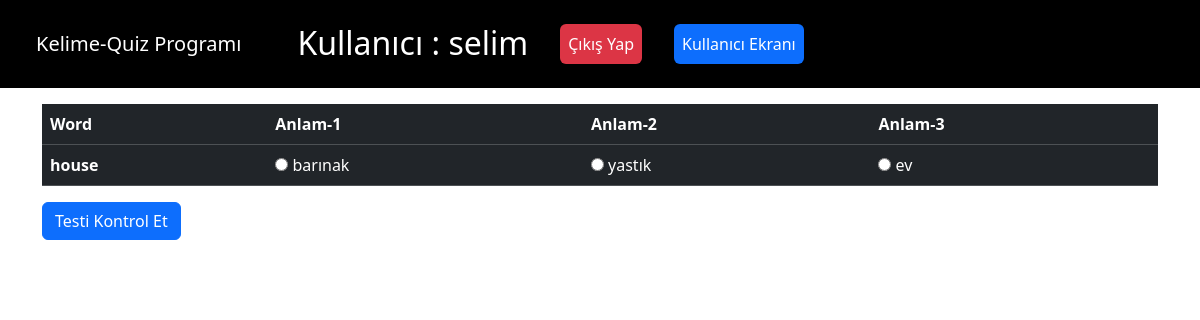
Screenshot of /wordPage/1/ (signed in) with the database file from the repository.
### wordDemo/models.py (models this page shows, shortened)
class Words(models.Model):
    word_id = models.AutoField(primary_key=True)
    word = models.CharField(max_length=63, blank=True, null=True)
    true_word = models.CharField(max_length=63, blank=True, null=True)
    false_word1 = models.CharField(max_length=63, blank=True, null=True)
    false_word2 = models.CharField(max_length=63, blank=True, null=True)
    class Meta:
        managed = True
        db_table = 'words'

### wordDemo/views.py (the view, shortened to what this page needs)
# urls.py: path('wordPage/<int:number_question>/',wordPage , name='wordPage'),
def wordPage(request,number_question = None):
    try:
        number_question = int(number_question)  # Parametreyi integera dönüştür
        if number_question <= 0:
            raise ValueError("Soru sayısı sıfır veya negatif olamaz.")
    except ValueError:
        raise Http404("Geçersiz soru sayısı.")
    if number_question is None:
        number_question = request.session.get('number_question',10)
    else:
        request.session['number_question'] = int(number_question)
    user_id = request.session.get('user_id')
    if not user_id:
        return redirect('loginPage')  # Kullanıcı kimliği yoksa yönlendirme
    if request.method == 'GET':
        bugun = datetime.date.today()
        correct_word_ids = CorrectAnswers.objects.filter(user_id=user_id).values_list('word_id', flat=True)
        correct_word_ids_today = CorrectAnswers.objects.filter(user_id = user_id , next_date=bugun).values_list('word_id', flat=True)
        print(type(correct_word_ids_today))
        kelimeler = Words.objects.exclude(word_id__in=correct_word_ids).order_by('?')
        if correct_word_ids_today:
            kelimeler_today = Words.objects.filter(word_id__in=correct_word_ids_today)
            kelimeler = (kelimeler | kelimeler_today).distinct()
        kelimeler = kelimeler[:number_question]
        for kelime in kelimeler:
            mixed_words = [kelime.true_word, kelime.false_word1, kelime.false_word2]
            random.shuffle(mixed_words)
            kelime.random_words = mixed_words  # Rastgele karıştırılmış kelimeler
        update_next_date_and_correct_count(user_id)
    else:
        kelimeler = request.session.get('kelimeler', [])
    context = {
        'kelimeler': kelimeler,
        'kelime_sayisi':number_question
    }
    return render(request, 'partials/main.html', context)  # Şablonu render edin

### templates/partials/main.html (shortened to what this page needs)
{% extends "home.html" %}
{% block content %}
{% if request.session.user_id %}
<form method="POST">
<main class="container">
    {% if kelimeler %}
        <table class="table table-hover table-dark">
            <thead>
            <tr>
                <th scope="col">Word</th>
                <th scope="col">Anlam-1</th>
                <th scope="col">Anlam-2</th>
                <th scope="col">Anlam-3</th>
            </tr>
            </thead>
            <tbody>
                {% for kelime in kelimeler %}
                <tr>
                    <th scope="row">{{ kelime.word }}</th>
                    {% for word in kelime.random_words %}
                    <td>
                        <input type="radio" name="kelime_{{ kelime.word_id }}" value="{{ word }}">
                        {{ word }}
                    </td>
                    {% endfor %}
                </tr>
                {% endfor %}
            </tbody>
        </table>
        <button type='submit' class="btn btn-primary">Testi Kontrol Et</button>
    {% endif %}
</form>
    {% endif %}
{% endblock %}

### rows the page displays
Words: word "house", random_words "barınak" "yastık" "ev"

### other values shown
{{ request.session.username }} "selim"
